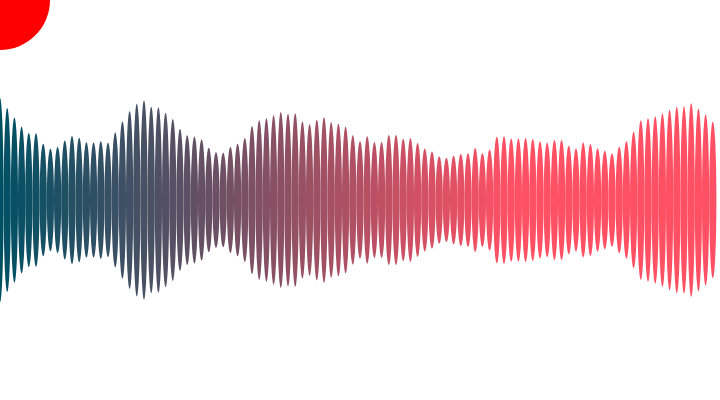
Frame 1 (no input)
Frame 60 (no input): identical to frame 1, image omitted
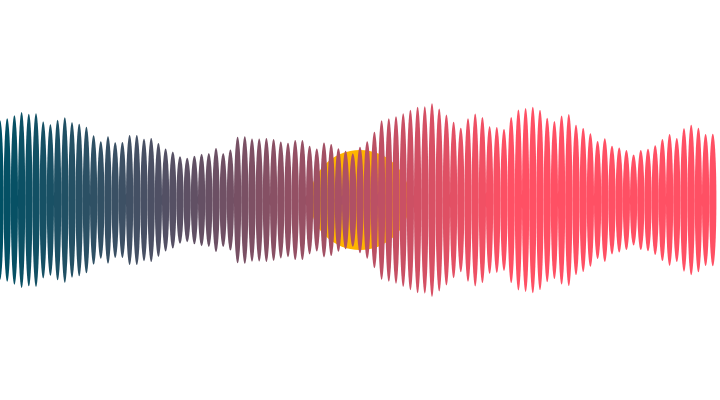
Frame 120 (the mouse pressed at the canvas centre since frame 60)

The p5.js sketch that drew these frames (run headless with seeded random() and noise() and a simulated clock; from frame 60 on, the mouse is pressed at the canvas centre):

// p5.js sketch
// ── sketch.js
function setup() {
  createCanvas(720, 400);
  noStroke();
}

function draw() {
  background(360);
  let c = map(mouseX, 0, width, 0, 360);
  fill(255, c, 0);
  ellipse(mouseX, mouseY, 100, 100);
  
  let xoff = mouseX * 0.01;
  for(let i = 0; i < 100; i ++){
    let x = map(i,0,100,0,width);
    let hue = map(i, 0, 100, 0, 360);
    let tallness = map(noise(xoff), 0, 1, 10, 300);
    
    fill(hue, 80, 100);
    ellipse(x, height/2, width/100, tallness);
    
    xoff += 0.1;
  }
}
